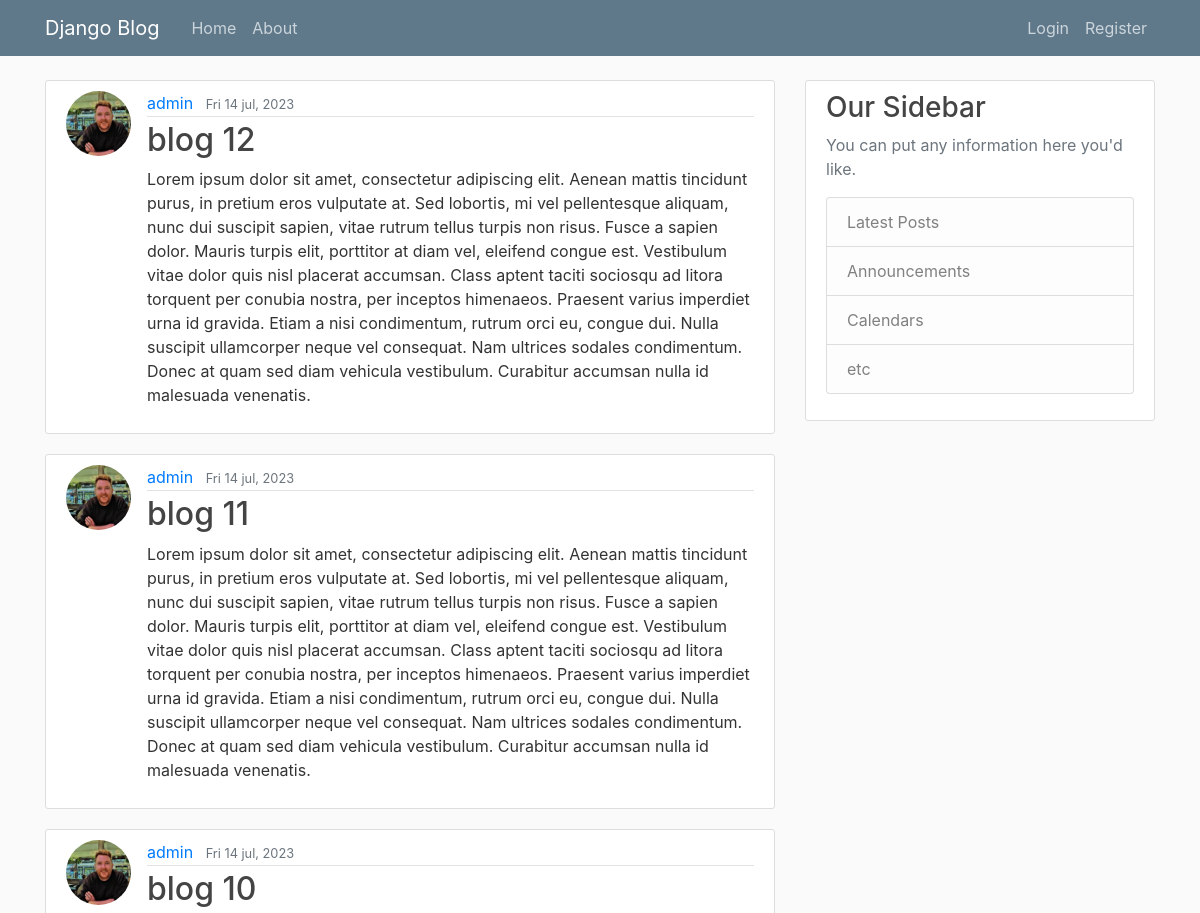
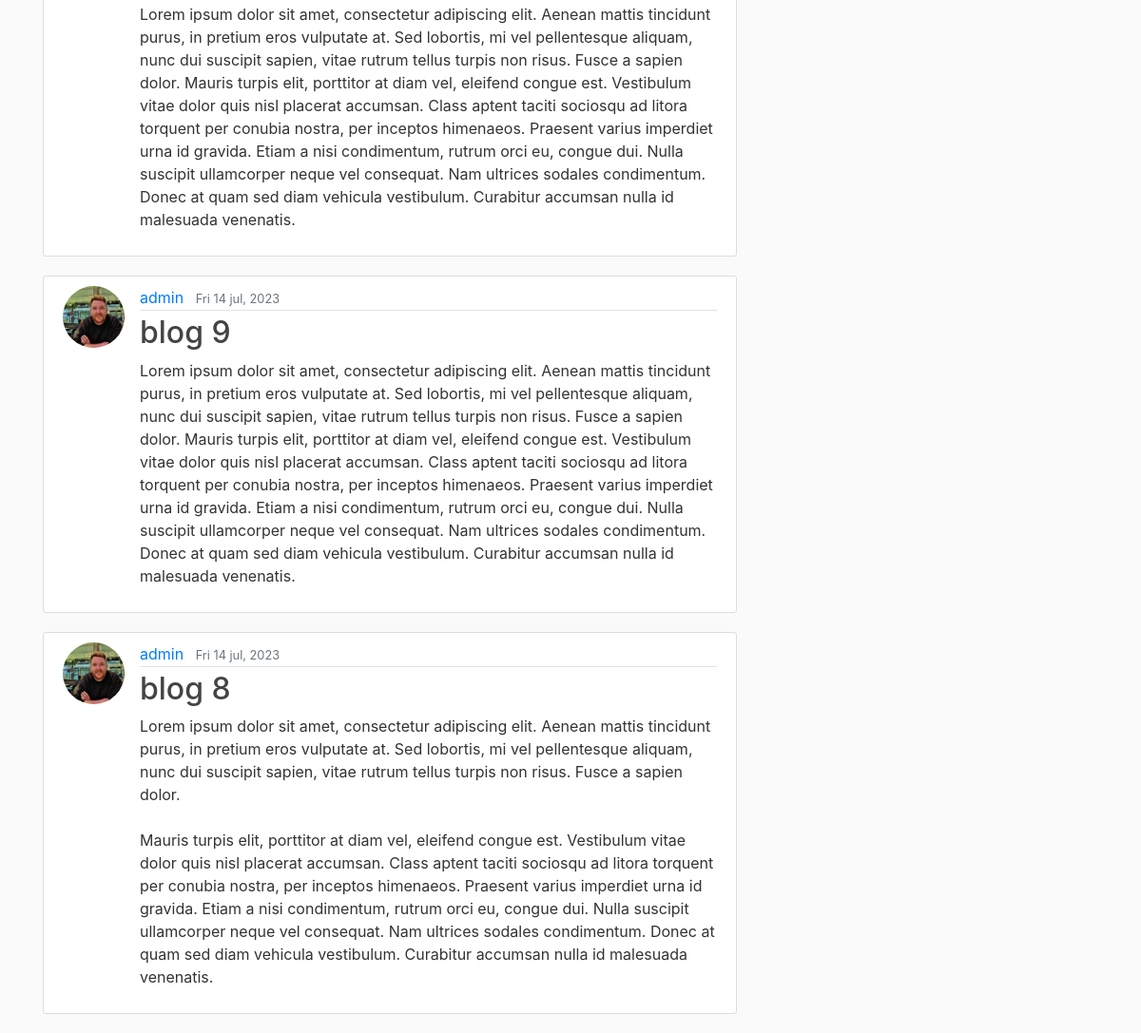
The page / on the database its author committed (2 pictures, top to bottom).
### blog/models.py (models this page shows, shortened)
class Post(models.Model):
    title = models.CharField(max_length=100)
    content = models.TextField()
    date_posted = models.DateTimeField(default=timezone.now)
    author = models.ForeignKey(User, on_delete=models.CASCADE)

### users/models.py (models this page shows, shortened)
class Profile(models.Model):
    user = models.OneToOneField(User, on_delete=models.CASCADE)
    image = models.ImageField(default='default.jpg', upload_to='profile_pics')

### blog/views.py (the view)
# urls.py: path('', PostListView.as_view(), name='blog-home'),
class PostListView(ListView):
    model = Post
    template_name = 'blog/home.html'
    context_object_name = 'posts'
    ordering = ['-date_posted']
    paginate_by = 5

### blog/templates/blog/home.html
{% extends 'blog/base.html' %}
{% block content %}
{% for post in posts %}
    <article class="media content-section">
        <img class="rounded-circle article-img" src="{{ post.author.profile.image.url }}">
        <div class="media-body">
            <div class="article-metadata">
                <a class="mr-2" href="#">{{ post.author }}</a>
                <small class="text-muted">{{ post.date_posted|date:'D d b, Y' }}</small>
            </div>
            <h2><a class="article-title" href="{% url 'post-detail' post.id %}">{{ post.title }}</a></h2>
            <p class="article-content">{{ post.content }}</p>
        </div>
    </article>
{% endfor %}
{% endblock content %}

### blog/static/blog/main.css (style rules this page uses)
body { background: #fafafa; color: #333333; margin-top: 5rem; }
h1, h2, h3, h4, h5, h6 { color: #444444; }
.content-section { background: #ffffff; padding: 10px 20px; border: 1px solid #dddddd; border-radius: 3px; margin-bottom: 20px; }
.article-title { color: #444444; }
.article-content { white-space: pre-line; }
.article-img { height: 65px; width: 65px; margin-right: 16px; }
.article-metadata { padding-bottom: 1px; margin-bottom: 4px; border-bottom: 1px solid #e3e3e3 }

### rows shown on the page
Post: author.profile.image (picture), author "admin", date_posted "Fri 14 jul, 2023", title "blog 12", content "Lorem ipsum dolor sit amet, consectetur adipiscing elit. Aenean mattis tincidunt purus, in pretium eros vulputate at. Sed lobortis, mi vel pellentesque aliquam, nunc dui suscipit sapien, vitae rutrum tellus turpis non risus. Fusce a sapien dolor. Mauris turpis elit, porttitor at diam vel, eleifend congue est. Vestibulum vitae dolor quis nisl placerat accumsan. Class aptent taciti sociosqu ad litora torquent per conubia nostra, per inceptos himenaeos. Praesent varius imperdiet urna id gravida. Etiam a nisi condimentum, rutrum orci eu, congue dui. Nulla suscipit ullamcorper neque vel consequat. Nam ultrices sodales condimentum. Donec at quam sed diam vehicula vestibulum. Curabitur accumsan…"
Post: author.profile.image (picture), author "admin", date_posted "Fri 14 jul, 2023", title "blog 11", content "Lorem ipsum dolor sit amet, consectetur adipiscing elit. Aenean mattis tincidunt purus, in pretium eros vulputate at. Sed lobortis, mi vel pellentesque aliquam, nunc dui suscipit sapien, vitae rutrum tellus turpis non risus. Fusce a sapien dolor. Mauris turpis elit, porttitor at diam vel, eleifend congue est. Vestibulum vitae dolor quis nisl placerat accumsan. Class aptent taciti sociosqu ad litora torquent per conubia nostra, per inceptos himenaeos. Praesent varius imperdiet urna id gravida. Etiam a nisi condimentum, rutrum orci eu, congue dui. Nulla suscipit ullamcorper neque vel consequat. Nam ultrices sodales condimentum. Donec at quam sed diam vehicula vestibulum. Curabitur accumsan…"
Post: author.profile.image (picture), author "admin", date_posted "Fri 14 jul, 2023", title "blog 10", content "Lorem ipsum dolor sit amet, consectetur adipiscing elit. Aenean mattis tincidunt purus, in pretium eros vulputate at. Sed lobortis, mi vel pellentesque aliquam, nunc dui suscipit sapien, vitae rutrum tellus turpis non risus. Fusce a sapien dolor. Mauris turpis elit, porttitor at diam vel, eleifend congue est. Vestibulum vitae dolor quis nisl placerat accumsan. Class aptent taciti sociosqu ad litora torquent per conubia nostra, per inceptos himenaeos. Praesent varius imperdiet urna id gravida. Etiam a nisi condimentum, rutrum orci eu, congue dui. Nulla suscipit ullamcorper neque vel consequat. Nam ultrices sodales condimentum. Donec at quam sed diam vehicula vestibulum. Curabitur accumsan…"
Post: author.profile.image (picture), author "admin", date_posted "Fri 14 jul, 2023", title "blog 9", content "Lorem ipsum dolor sit amet, consectetur adipiscing elit. Aenean mattis tincidunt purus, in pretium eros vulputate at. Sed lobortis, mi vel pellentesque aliquam, nunc dui suscipit sapien, vitae rutrum tellus turpis non risus. Fusce a sapien dolor. Mauris turpis elit, porttitor at diam vel, eleifend congue est. Vestibulum vitae dolor quis nisl placerat accumsan. Class aptent taciti sociosqu ad litora torquent per conubia nostra, per inceptos himenaeos. Praesent varius imperdiet urna id gravida. Etiam a nisi condimentum, rutrum orci eu, congue dui. Nulla suscipit ullamcorper neque vel consequat. Nam ultrices sodales condimentum. Donec at quam sed diam vehicula vestibulum. Curabitur accumsan…"
Post: author.profile.image (picture), author "admin", date_posted "Fri 14 jul, 2023", title "blog 8", content "Lorem ipsum dolor sit amet, consectetur adipiscing elit. Aenean mattis tincidunt purus, in pretium eros vulputate at. Sed lobortis, mi vel pellentesque aliquam, nunc dui suscipit sapien, vitae rutrum tellus turpis non risus. Fusce a sapien dolor. Mauris turpis elit, porttitor at diam vel, eleifend congue est. Vestibulum vitae dolor quis nisl placerat accumsan. Class aptent taciti sociosqu ad litora torquent per conubia nostra, per inceptos himenaeos. Praesent varius imperdiet urna id gravida. Etiam a nisi condimentum, rutrum orci eu, congue dui. Nulla suscipit ullamcorper neque vel consequat. Nam ultrices sodales condimentum. Donec at quam sed diam vehicula vestibulum. Curabitur accumsan…"
